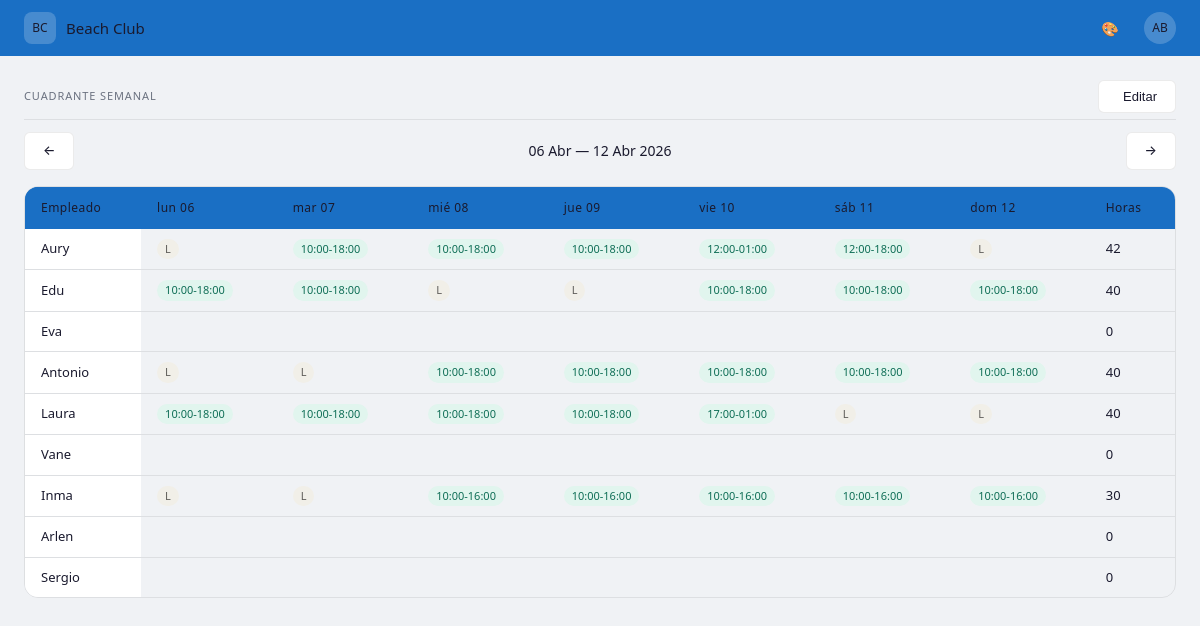
/personal/cuadrante/, run on the app's committed database.
### personal/models.py (models this page shows, shortened)
class Empleado(models.Model):
    CONTRATO_CHOICES = [
        ('indefinido', 'Indefinido'),
        ('temporal', 'Temporal'),
        ('fijo_discontinuo', 'Fijo discontinuo'),
        ('obra_servicio', 'Obra y servicio'),
        ('practicas', 'Prácticas'),
    ]
    ROL_CHOICES = [
        ('maitre', 'Maître'),
        ('segundo_maitre', 'Segundo Maître'),
        ('jefe_sector', 'Jefe de sector'),
        ('camarero', 'Camarero'),
        ('ayudante_camarero', 'Ayudante de camarero'),
    ]
    nombre = models.CharField(max_length=100)
    apellidos = models.CharField(max_length=100, blank=True)
    rol = models.CharField(max_length=20, choices=ROL_CHOICES)
    telefono = models.CharField(max_length=20, blank=True)
    email = models.EmailField(blank=True)
    fecha_nacimiento = models.DateField(null=True, blank=True)
    activo = models.BooleanField(default=True)
    posicion = models.PositiveIntegerField(default=0)
    tipo_contrato = models.CharField(max_length=20, choices=CONTRATO_CHOICES, blank=True)
    fecha_vencimiento = models.DateField(null=True, blank=True)
    class Meta:
        verbose_name = 'Empleado'
        verbose_name_plural = 'Empleados'
        ordering = ['posicion', 'nombre']

class Turno(models.Model):
    ESTADO_CHOICES = [
        ('trabajo', 'Trabajo'),
        ('libre', 'Día libre'),
        ('inamovible', 'Inamovible'),
        ('vacaciones', 'Vacaciones'),
        ('libre_vacaciones', 'Libre vacaciones'),
        ('finde_largo', 'Finde largo'),
        ('baja', 'Baja'),
    ]
    empleado = models.ForeignKey(Empleado, on_delete=models.CASCADE, related_name='turnos')
    fecha = models.DateField()
    hora_inicio = models.TimeField(null=True, blank=True)
    hora_fin = models.TimeField(null=True, blank=True)
    horas = models.PositiveIntegerField(default=0)
    estado = models.CharField(max_length=20, choices=ESTADO_CHOICES, default='trabajo')
    espacio = models.ForeignKey(Espacio, on_delete=models.SET_NULL, null=True, blank=True, related_name='turnos')
    class Meta:
        verbose_name = 'Turno'
        verbose_name_plural = 'Turnos'
        ordering = ['fecha', 'empleado']

### personal/views.py (the view)
# urls.py: path('cuadrante/', views.cuadrante, name='cuadrante'),
def cuadrante(request):
    semana_param = request.GET.get('semana')
    if semana_param:
        try:
            año, mes, dia = semana_param.split('-')
            hoy = date(int(año), int(mes), int(dia))
        except:
            hoy = timezone.now().date()
    else:
        hoy = timezone.now().date()
    lunes = hoy - timedelta(days=hoy.weekday())
    domingo = lunes + timedelta(days=6)
    dias = [lunes + timedelta(days=i) for i in range(7)]
    semana_anterior = (lunes - timedelta(days=7)).strftime('%Y-%m-%d')
    semana_siguiente = (lunes + timedelta(days=7)).strftime('%Y-%m-%d')
    empleados = Empleado.objects.filter(activo=True).order_by('posicion', 'nombre')
    turnos = Turno.objects.filter(
        fecha__gte=lunes,
        fecha__lte=domingo
    ).select_related('empleado')
    turno_map = {}
    for turno in turnos:
        turno_map[(turno.empleado.id, turno.fecha)] = turno
    rows = []
    for empleado in empleados:
        cells = []
        horas_total = 0
        for dia in dias:
            turno = turno_map.get((empleado.id, dia))
            if turno and turno.estado == 'trabajo':
                horas_total += turno.horas
            cells.append({'dia': dia, 'turno': turno})
        rows.append({'empleado': empleado, 'cells': cells, 'horas_total': horas_total})
    ids_con_turno = {t.empleado.id for t in turnos}
    empleados_disponibles = [e for e in empleados if e.id not in ids_con_turno]
    context = {
        'dias': dias,
        'rows': rows,
        'lunes': lunes,
        'domingo': domingo,
        'semana_anterior': semana_anterior,
        'semana_siguiente': semana_siguiente,
        'estados': Turno.ESTADO_CHOICES,
        'empleados_disponibles': empleados_disponibles,
        'todos_empleados': empleados,
    }
    return render(request, 'personal/cuadrante.html', context)

### personal/templates/personal/cuadrante.html (shortened to what this page needs)
{% extends 'core/base.html' %}
{% load static %}
{% block content %}
<div class="bc-section">
  <div class="bc-section-header">
    <span class="bc-section-header-title">Cuadrante semanal</span>
    <div class="bc-flex bc-gap-8">
      <button id="btn-edit-mode" class="bc-btn bc-btn-secondary">
         Editar
      </button>
    </div>
  </div>
  <div class="bc-section-nav">
    <a href="?semana={{ semana_anterior }}" class="bc-btn bc-btn-secondary">&#8592;</a>
    <span class="bc-section-nav-title">{{ lunes|date:"d M" }} — {{ domingo|date:"d M Y" }}</span>
    <a href="?semana={{ semana_siguiente }}" class="bc-btn bc-btn-secondary">&#8594;</a>
  </div>
  <div class="bc-table-wrapper">
    <table class="bc-table" id="cuadrante-table">
      <thead>
        <tr>
          <th>Empleado</th>
          {% for dia in dias %}
          <th>{{ dia|date:"D d" }}</th>
          {% endfor %}
          <th>Horas</th>
        </tr>
      </thead>
      <tbody>
        {% for row in rows %}
        <tr>
          <td class="bc-table-name">{{ row.empleado.nombre }}</td>
          {% for cell in row.cells %}
          <td class="editable"
              data-empleado="{{ row.empleado.id }}"
              data-nombre="{{ row.empleado.nombre }}"
              data-fecha="{{ cell.dia|date:'Y-m-d' }}"
              data-fecha-display="{{ cell.dia|date:'D d M' }}"
              {% if cell.turno %}
              data-turno-id="{{ cell.turno.pk }}"
              data-estado="{{ cell.turno.estado }}"
              data-hora-inicio="{{ cell.turno.hora_inicio|time:'H:i' }}"
              data-hora-fin="{{ cell.turno.hora_fin|time:'H:i' }}"
              data-horas="{{ cell.turno.horas }}"
              {% endif %}>
            {% if cell.turno %}
              {% if cell.turno.estado == 'trabajo' %}
                <span class="bc-badge bc-badge-green">{{ cell.turno.hora_inicio|time:"H:i" }}-{{ cell.turno.hora_fin|time:"H:i" }}</span>
              {% elif cell.turno.estado == 'libre' %}
                <span class="bc-badge bc-badge-gray">L</span>
              {% elif cell.turno.estado == 'vacaciones' %}
                <span class="bc-badge bc-badge-amber">V</span>
              {% elif cell.turno.estado == 'inamovible' %}
                <span class="bc-badge bc-badge-red">LI</span>
              {% elif cell.turno.estado == 'libre_vacaciones' %}
                <span class="bc-badge bc-badge-blue">LV</span>
              {% elif cell.turno.estado == 'finde_largo' %}
                <span class="bc-badge bc-badge-blue">FL</span>
              {% elif cell.turno.estado == 'baja' %}
                <span class="bc-badge bc-badge-red">B</span>
              {% endif %}
            {% endif %}
          </td>
          {% endfor %}
          <td id="horas-{{ row.empleado.id }}">{{ row.horas_total }}</td>
        </tr>
        {% endfor %}
      </tbody>
    </table>
  </div>
</div>
{% endblock %}

### core/static/css/main.css (style rules this page uses)
:root { --color-primary: #1a6fc4; --color-primary-dk: #1557a0; --color-accent: #e8a020; --color-success: #1d9e75; --color-danger: #c0392b; --color-warning: #e8a020; --color-bg: #f0f2f5; --color-surface: #ffffff; --color-border: rgba(0, 0, 0, 0.08); --color-text: #1a1a2e; --color-muted: #6b7280; --radius-sm: 6px; --radius-md: 10px; --radius-lg: 14px; --navbar-h: 56px; }
*, *::before, *::after { box-sizing: border-box; margin: 0; padding: 0; }
body { font-family: system-ui, -apple-system, sans-serif; font-size: 14px; background: var(--color-bg); color: var(--color-text); line-height: 1.5; }
.bc-section { margin-bottom: 28px; }
.bc-table-wrapper { border: 0.5px solid var(--color-border); border-radius: var(--radius-lg); overflow: hidden; overflow-x: auto; -webkit-overflow-scrolling: touch; }
.bc-table { width: 100%; border-collapse: collapse; font-size: 13px; min-width: 500px; white-space: nowrap; }
.bc-table thead { background: var(--color-primary); }
.bc-table thead th { text-align: left; font-size: 12px; font-weight: 500; color: var(--color-primary-text); padding: 12px 16px; white-space: nowrap; letter-spacing: 0.04em; }
.bc-table tbody tr { border-bottom: 0.5px solid var(--color-border); transition: background 0.1s; }
.bc-table tbody tr:last-child { border-bottom: none; }
.bc-table tbody td { padding: 10px 16px; color: var(--color-text); white-space: nowrap; vertical-align: middle; }
.bc-table-name { font-weight: 500; }
.bc-table tbody td:first-child { position: sticky; left: 0; background: var(--color-surface); z-index: 1; }
.bc-table thead th:first-child { position: sticky; left: 0; background: var(--color-primary); z-index: 2; }
.bc-badge { display: inline-block; font-size: 11px; font-weight: 500; padding: 2px 8px; border-radius: 20px; }
.bc-badge-green { background: #e1f5ee; color: #0f6e56; }
.bc-badge-gray { background: #f1efe8; color: #5f5e5a; }
.bc-btn { font-size: 13px; font-weight: 500; padding: 8px 18px; border-radius: var(--radius-sm); border: 0.5px solid transparent; cursor: pointer; transition: opacity 0.15s; text-decoration: none; display: inline-flex; align-items: center; gap: 6px; }
.bc-btn-secondary { background: var(--color-surface); color: var(--color-text); border-color: var(--color-border); }
.bc-section-header { display: flex; align-items: center; justify-content: space-between; margin-bottom: 12px; padding-bottom: 6px; border-bottom: 0.5px solid var(--color-border); }
.bc-section-header-title { font-size: 11px; font-weight: 500; letter-spacing: 0.08em; color: var(--color-muted); text-transform: uppercase; }
.bc-section-nav { display: flex; align-items: center; justify-content: space-between; margin-bottom: 16px; }
.bc-section-nav-title { font-size: 14px; font-weight: 500; color: var(--color-text); }
.bc-flex { display: flex; }
.bc-gap-8 { gap: 8px; }

### data on the page
Empleado: empleado.nombre "Aury", horas_total "42"
Turno: estado "L"
Turno: turno.hora_inicio "10:00", turno.hora_fin "18:00"
Turno: turno.hora_inicio "10:00", turno.hora_fin "18:00"
Turno: turno.hora_inicio "10:00", turno.hora_fin "18:00"
Turno: turno.hora_inicio "12:00", turno.hora_fin "01:00"
Turno: turno.hora_inicio "12:00", turno.hora_fin "18:00"
Turno: estado "L"
Empleado: empleado.nombre "Edu", horas_total "40"
Turno: turno.hora_inicio "10:00", turno.hora_fin "18:00"
Turno: turno.hora_inicio "10:00", turno.hora_fin "18:00"
Turno: estado "L"
Turno: estado "L"
Turno: turno.hora_inicio "10:00", turno.hora_fin "18:00"
Turno: turno.hora_inicio "10:00", turno.hora_fin "18:00"
Turno: turno.hora_inicio "10:00", turno.hora_fin "18:00"
Empleado: empleado.nombre "Eva", horas_total "0"
Empleado: empleado.nombre "Antonio", horas_total "40"
Turno: estado "L"
Turno: estado "L"
Turno: turno.hora_inicio "10:00", turno.hora_fin "18:00"
Turno: turno.hora_inicio "10:00", turno.hora_fin "18:00"
Turno: turno.hora_inicio "10:00", turno.hora_fin "18:00"
Turno: turno.hora_inicio "10:00", turno.hora_fin "18:00"
Turno: turno.hora_inicio "10:00", turno.hora_fin "18:00"
Empleado: empleado.nombre "Laura", horas_total "40"
Turno: turno.hora_inicio "10:00", turno.hora_fin "18:00"
Turno: turno.hora_inicio "10:00", turno.hora_fin "18:00"
Turno: turno.hora_inicio "10:00", turno.hora_fin "18:00"
Turno: turno.hora_inicio "10:00", turno.hora_fin "18:00"
Turno: turno.hora_inicio "17:00", turno.hora_fin "01:00"
Turno: estado "L"
Turno: estado "L"
Empleado: empleado.nombre "Vane", horas_total "0"
Empleado: empleado.nombre "Inma", horas_total "30"
Turno: estado "L"
Turno: estado "L"
Turno: turno.hora_inicio "10:00", turno.hora_fin "16:00"
Turno: turno.hora_inicio "10:00", turno.hora_fin "16:00"
Turno: turno.hora_inicio "10:00", turno.hora_fin "16:00"
Turno: turno.hora_inicio "10:00", turno.hora_fin "16:00"
Turno: turno.hora_inicio "10:00", turno.hora_fin "16:00"
Empleado: empleado.nombre "Arlen", horas_total "0"
Empleado: empleado.nombre "Sergio", horas_total "0"

### other printed values
{{ lunes|date:"d M" }} "06 Abr"
{{ domingo|date:"d M Y" }} "12 Abr 2026"
{{ dia|date:"D d" }} "lun 06" "mar 07" "mié 08" "jue 09" "vie 10" "sáb 11" "dom 12"
